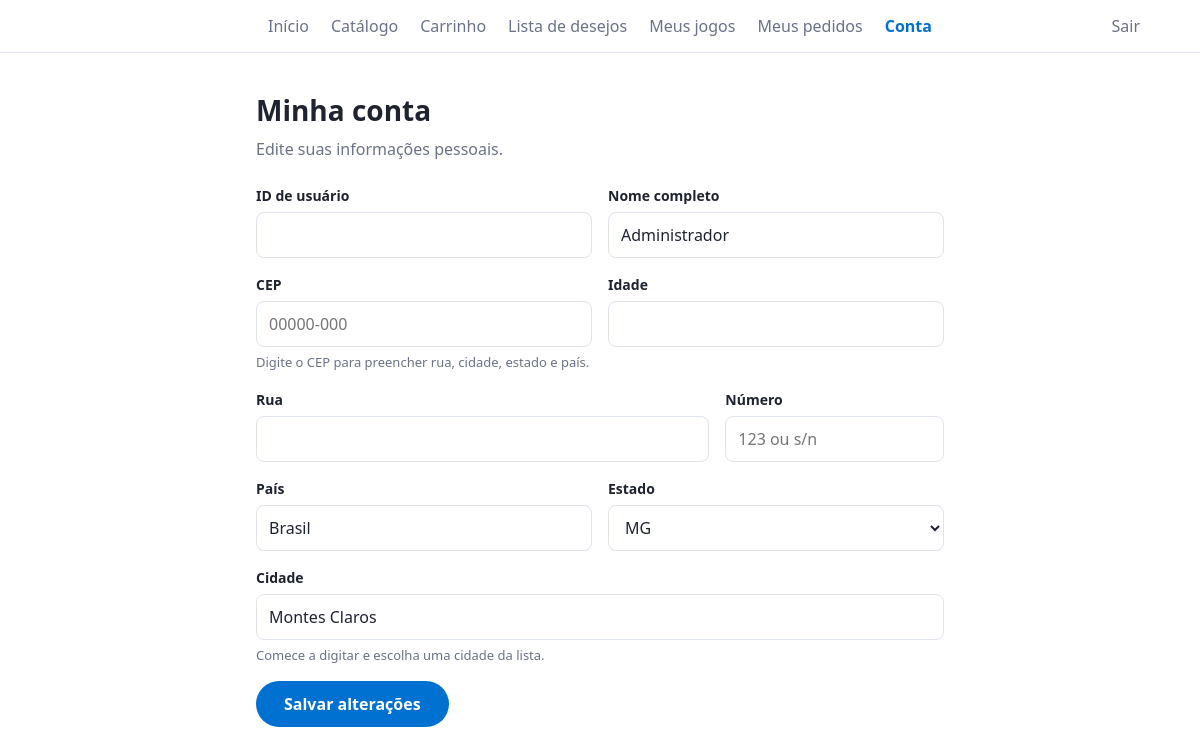
The page /cliente/conta.php (signed in) on the database its author committed.
### tables this page shows
CREATE TABLE usuarios (
  id        INT NOT NULL AUTO_INCREMENT,
  nome      VARCHAR(100) NOT NULL,
  email     VARCHAR(150) NOT NULL,
  senha     VARCHAR(255) NOT NULL,                        
  tipo      ENUM('admin','cliente') NOT NULL DEFAULT 'cliente',
  usuario   VARCHAR(40)  NULL,
  rua       VARCHAR(150) NULL,
  numero    VARCHAR(10)  NULL,
  cidade    VARCHAR(100) NULL,
  estado    CHAR(2)      NULL,
  pais      VARCHAR(60)  NOT NULL DEFAULT 'Brasil',
  cep       CHAR(8)      NULL,
  idade     TINYINT UNSIGNED NULL,
  criado_em TIMESTAMP NOT NULL DEFAULT CURRENT_TIMESTAMP,
  PRIMARY KEY (id),
  UNIQUE KEY uq_usuarios_email (email)
);

### admin/config/auth.php (called while the page is built, shortened)
<?php
function h($s) { return htmlspecialchars((string)$s, ENT_QUOTES, 'UTF-8'); }
function csrfToken() { $_SESSION['csrf'] ??= bin2hex(random_bytes(16)); return $_SESSION['csrf']; }
function logoutUrl() { return BASE . '/logout.php?t=' . csrfToken(); }

### cliente/conta.php (the view, shortened to what this page needs)
<?php
require_once __DIR__ . '/../admin/config/auth.php';
$u = usuario();
$UFS = ['AC','AL','AP','AM','BA','CE','DF','ES','GO','MA','MT','MS','MG','PA','PB','PR','PE','PI','RJ','RN','RS','RO','RR','SC','SP','SE','TO'];
$uid = (int)($u['id'] ?? 0);
try {
    $pdo->query('SELECT 1 FROM `' . TABELA . '` LIMIT 1');
} catch (Throwable $e) {
    http_response_code(500);
    exit('Erro ao acessar a tabela de usuários. Importe o arquivo sql/script.sql no phpMyAdmin.');
}
$st = $pdo->prepare('SELECT * FROM `' . TABELA . '` WHERE `' . COL_ID . '` = ?');
$st->execute([$uid]);
$d = $st->fetch(PDO::FETCH_ASSOC);
$cepFmt = strlen((string)($d['cep'] ?? '')) === 8 ? substr($d['cep'], 0, 5) . '-' . substr($d['cep'], 5) : (string)($d['cep'] ?? '');
?>
<!DOCTYPE html>
<html lang="pt-br">
<head>
</head>
<body>
<header class="topo">
  <nav>
    <a href="<?= BASE ?>/index.php">Início</a>
    <a href="<?= BASE ?>/catalogo.php">Catálogo</a>
    <a href="<?= BASE ?>/cliente/carrinho.php">Carrinho</a>
    <a href="<?= BASE ?>/cliente/lista_desejos.php">Lista de desejos</a>
    <a href="<?= BASE ?>/cliente/meus_jogos.php">Meus jogos</a>
    <a href="<?= BASE ?>/cliente/meus_pedidos.php">Meus pedidos</a>
    <a class="on" href="<?= BASE ?>/cliente/conta.php">Conta</a>
  </nav>
  <a class="sair" href="<?= logoutUrl() ?>" style="color:var(--mt)">Sair</a>
</header>
<main>
  <h1>Minha conta</h1>
  <p class="sub">Edite suas informações pessoais.</p>
  <form method="post" autocomplete="off" novalidate>
    <div class="f m"><label for="usuario">ID de usuário</label>
      <input id="usuario" name="usuario" maxlength="40" required value="<?= h($d['usuario'] ?? '') ?>"></div>
    <div class="f m"><label for="nome">Nome completo</label>
      <input id="nome" name="nome" maxlength="100" required value="<?= h($d['nome'] ?? '') ?>"></div>
    <div class="f m"><label for="cep">CEP</label>
      <input id="cep" name="cep" inputmode="numeric" maxlength="9" placeholder="00000-000" value="<?= h($cepFmt) ?>">
      <span class="dica" id="cepmsg">Digite o CEP para preencher rua, cidade, estado e país.</span></div>
    <div class="f m"><label for="idade">Idade</label>
      <input id="idade" name="idade" type="number" min="1" max="120" value="<?= h($d['idade'] ?? '') ?>"></div>
    <div class="f q"><label for="rua">Rua</label>
      <input id="rua" name="rua" maxlength="150" value="<?= h($d['rua'] ?? '') ?>"></div>
    <div class="f t"><label for="numero">Número</label>
      <input id="numero" name="numero" maxlength="10" placeholder="123 ou s/n" value="<?= h($d['numero'] ?? '') ?>"></div>
    <div class="f m"><label for="pais">País</label>
      <input id="pais" name="pais" maxlength="60" value="<?= h($d['pais'] ?? 'Brasil') ?>"></div>
    <div class="f m"><label for="estado">Estado</label>
      <select id="estado" name="estado">
        <?php foreach ($UFS as $uf): ?><option<?= ($d['estado'] ?? '') === $uf ? ' selected' : '' ?>><?= $uf ?></option><?php endforeach; ?>
      </select></div>
    <div class="f"><label for="cidade">Cidade</label>
      <input id="cidade" name="cidade" maxlength="100" role="combobox" aria-expanded="false" aria-controls="sug" value="<?= h($d['cidade'] ?? '') ?>">
      <span class="dica">Comece a digitar e escolha uma cidade da lista.</span></div>
    <button class="btn" type="submit">Salvar alterações</button>
  </form>
</main>
</body>
</html>

### cliente/conta.php (style rules this page uses)
:root { --tx:#1f2330;--mt:#6b7287;--ac:#0070d1;--ac2:#005bb0;--navy:#0d1b4c;--bd:#dfe3ee;--px:clamp(16px,5vw,90px) }
* { box-sizing:border-box }
body { margin:0;color:var(--tx);font:16px/1.5 "Segoe UI",system-ui,sans-serif;background:#fff }
a { color:inherit;text-decoration:none }
.topo { display:grid;grid-template-columns:1fr auto 1fr;align-items:center;gap:16px;padding:14px var(--px);border-bottom:1px solid var(--bd) }
.topo::before { content:"" }
.topo nav { display:flex;gap:22px;flex-wrap:wrap;justify-content:center;color:var(--mt) }
.topo .sair { justify-self:end }
.topo .on { color:var(--ac);font-weight:600 }
main { max-width:720px;margin:0 auto;padding:36px 16px 56px }
h1 { font-size:28px;font-weight:600;margin:0 0 6px }
.sub { color:var(--mt);margin:0 0 24px }
form { display:grid;grid-template-columns:repeat(6,1fr);gap:16px }
.f { display:flex;flex-direction:column;gap:6px;grid-column:span 6;position:relative }
.f.m { grid-column:span 3 }
.f.t { grid-column:span 2 }
.f.q { grid-column:span 4 }
label { font-size:14px;font-weight:600 }
input,select { font:inherit;padding:10px 12px;border:1px solid var(--bd);border-radius:8px;background:#fff;color:var(--tx);width:100% }
.dica { font-size:13px;color:var(--mt);min-height:19px }
.btn { grid-column:span 6;justify-self:start;border:0;cursor:pointer;background:var(--ac);color:#fff;padding:11px 28px;border-radius:99px;font:inherit;font-weight:700 }

### rows shown on the page
usuarios: nome "Administrador", pais "Brasil", estado "MG", cidade "Montes Claros"
